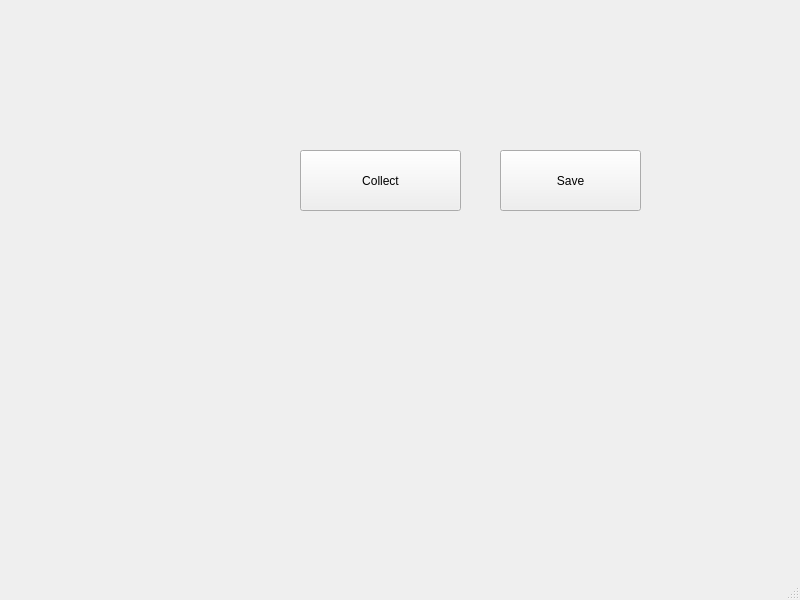
<?xml version="1.0" encoding="UTF-8"?>
<ui version="4.0">
 <class>MainWindow</class>
 <widget class="QMainWindow" name="MainWindow">
  <property name="geometry">
   <rect>
    <x>0</x>
    <y>0</y>
    <width>800</width>
    <height>600</height>
   </rect>
  </property>
  <property name="windowTitle">
   <string>MainWindow</string>
  </property>
  <widget class="QWidget" name="centralwidget">
   <widget class="QPushButton" name="pushButton">
    <property name="geometry">
     <rect>
      <x>300</x>
      <y>150</y>
      <width>161</width>
      <height>61</height>
     </rect>
    </property>
    <property name="text">
     <string>Collect</string>
    </property>
   </widget>
   <widget class="QPushButton" name="pushButton_2">
    <property name="geometry">
     <rect>
      <x>500</x>
      <y>150</y>
      <width>141</width>
      <height>61</height>
     </rect>
    </property>
    <property name="text">
     <string>Save</string>
    </property>
   </widget>
  </widget>
  <widget class="QMenuBar" name="menubar">
   <property name="geometry">
    <rect>
     <x>0</x>
     <y>0</y>
     <width>800</width>
     <height>21</height>
    </rect>
   </property>
  </widget>
  <widget class="QStatusBar" name="statusbar"/>
 </widget>
 <resources/>
 <connections/>
</ui>
